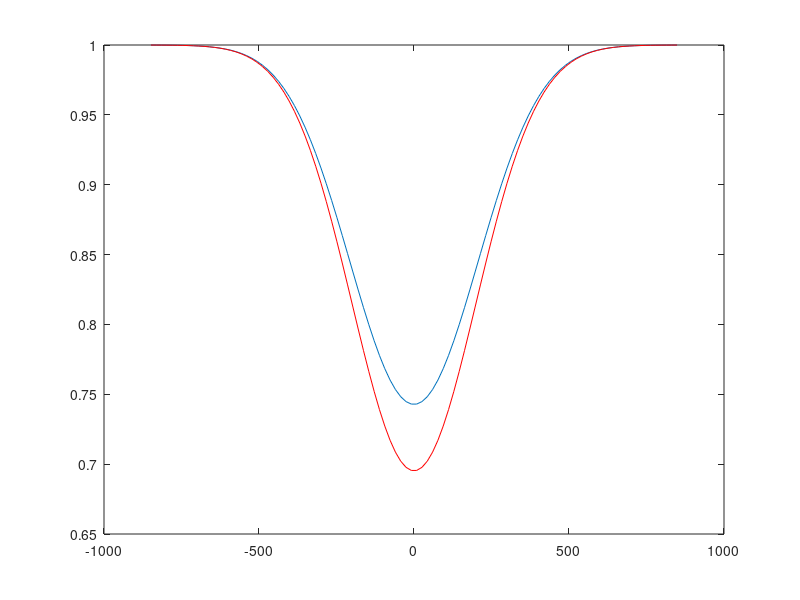

Reproduce this figure in MATLAB.

pump_pulsewidth_fs = 200;
probe_pulsewidth_fs = 200;
sample_thickness_mm = 5;
pump_peak_power_W = 1;
probe_peak_power_W = 1;
pump_energy = 1;

pump_waist_m = .3;
probe_waist_m = .7;

alpha_2_mm_per_W = 2500000e-8;

% Number of fourier modes
tmax_fs = 12*pump_pulsewidth_fs;

% Number of points to split up x into
num_time_points = 1000;

% points for x and y 
t_fs = linspace(-tmax_fs, tmax_fs, 200);
width = sqrt(pump_pulsewidth_fs^2 + probe_pulsewidth_fs^2);
delay_fs = linspace(-3*width, 3*width, 100); 

phi_pump = sqrt(pump_peak_power_W).*exp(-(t_fs).^2./(2*pump_pulsewidth_fs.^2));
phi_probe = sqrt(probe_peak_power_W).*exp(-(t_fs).^2./(2*probe_pulsewidth_fs.^2));
E_probe_initial = trapz(t_fs, abs(phi_probe).^2)*pi*probe_waist_m^2;

phi_probe_out = exp(-sample_thickness_mm*phi_pump.^2*alpha_2_mm_per_W*(1/(probe_waist_m^2 + pump_waist_m^2)));

cross_correlation = zeros(size(delay_fs));

for ind = 1:length(delay_fs)
    intensity_out = abs(phi_probe_out.*exp(-(t_fs - delay_fs(ind)).^2/(2*probe_pulsewidth_fs^2))).^2;
    cross_correlation(ind) = trapz(t_fs, intensity_out)*pi*probe_waist_m^2;
end

norm_trans_method1 = cross_correlation/E_probe_initial;
normalized_transmission = 1 - 2*alpha_2_mm_per_W*pump_energy*sample_thickness_mm*(pump_pulsewidth_fs^2/(pump_pulsewidth_fs^2 + probe_pulsewidth_fs^2))^(1/2)*exp(-delay_fs.^2/(pump_pulsewidth_fs^2 + probe_pulsewidth_fs^2)) ...
                           *1/(pump_waist_m^2 + probe_waist_m^2);
percent_error = 100*(min(normalized_transmission) - min(norm_trans_method1))/min(norm_trans_method1);


figure(1)
plot(delay_fs, norm_trans_method1)
hold on
plot(delay_fs, normalized_transmission, 'r')
hold off




